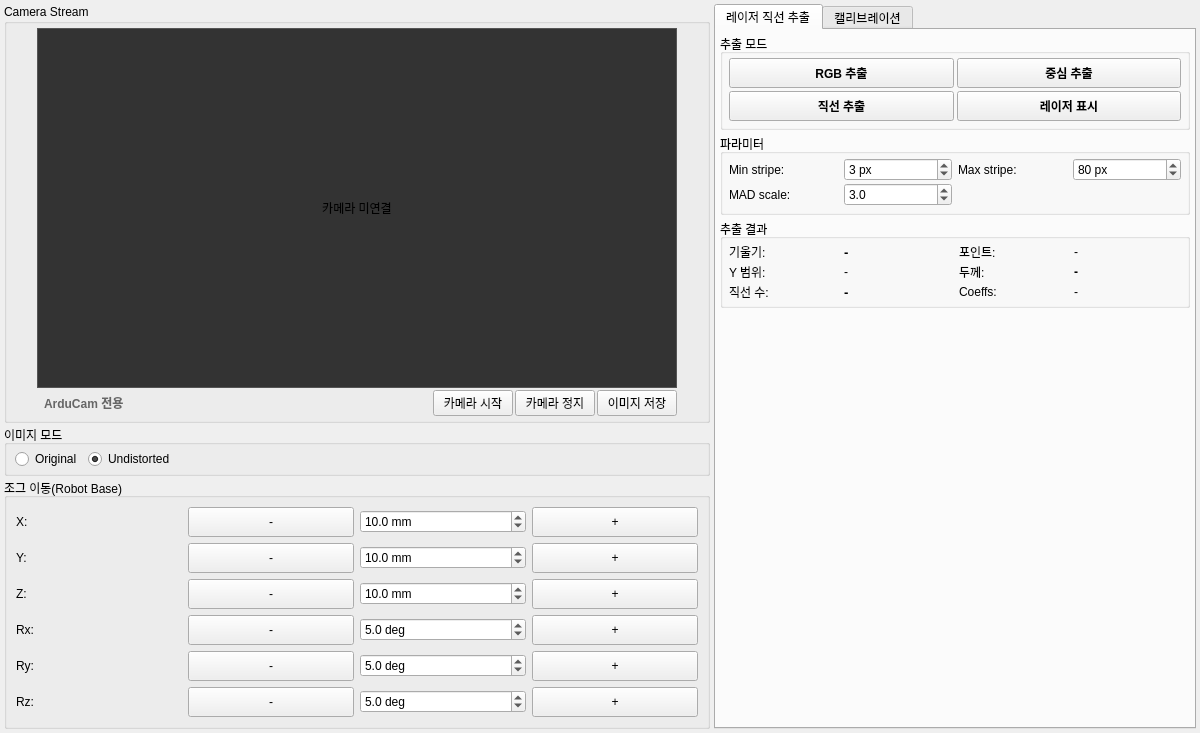
<?xml version="1.0" encoding="UTF-8"?>
<ui version="4.0">
 <class>TabLaserCalibration</class>
 <widget class="QWidget" name="TabLaserCalibration">
  <property name="geometry">
   <rect>
    <x>0</x>
    <y>0</y>
    <width>1200</width>
    <height>700</height>
   </rect>
  </property>
  <layout class="QHBoxLayout" name="horizontalLayoutMain">
   <property name="spacing">
    <number>4</number>
   </property>
   <property name="leftMargin">
    <number>4</number>
   </property>
   <property name="topMargin">
    <number>4</number>
   </property>
   <property name="rightMargin">
    <number>4</number>
   </property>
   <property name="bottomMargin">
    <number>4</number>
   </property>

   <!-- ========== LEFT PANEL: Camera + Jog ========== -->
   <item>
    <widget class="QWidget" name="widgetLeft">
     <layout class="QVBoxLayout" name="verticalLayoutLeft">
      <property name="spacing">
       <number>2</number>
      </property>
      <property name="leftMargin">
       <number>0</number>
      </property>
      <property name="topMargin">
       <number>0</number>
      </property>
      <property name="rightMargin">
       <number>0</number>
      </property>
      <property name="bottomMargin">
       <number>0</number>
      </property>

      <!-- Camera Stream -->
      <item>
       <widget class="QGroupBox" name="groupCameraStream">
        <property name="title">
         <string>Camera Stream</string>
        </property>
        <property name="maximumSize">
         <size>
          <width>710</width>
          <height>16777215</height>
         </size>
        </property>
        <layout class="QVBoxLayout" name="verticalLayoutCamera">
         <property name="spacing">
          <number>2</number>
         </property>
         <property name="leftMargin">
          <number>30</number>
         </property>
         <property name="topMargin">
          <number>4</number>
         </property>
         <property name="rightMargin">
          <number>30</number>
         </property>
         <property name="bottomMargin">
          <number>4</number>
         </property>
         <item>
          <widget class="QLabel" name="labelCameraView">
           <property name="sizePolicy">
            <sizepolicy hsizetype="Fixed" vsizetype="Fixed">
             <horstretch>0</horstretch>
             <verstretch>0</verstretch>
            </sizepolicy>
           </property>
           <property name="minimumSize">
            <size>
             <width>640</width>
             <height>360</height>
            </size>
           </property>
           <property name="maximumSize">
            <size>
             <width>640</width>
             <height>360</height>
            </size>
           </property>
           <property name="styleSheet">
            <string>background-color: #333333; border: 1px solid #555555;</string>
           </property>
           <property name="text">
            <string>카메라 미연결</string>
           </property>
           <property name="alignment">
            <set>Qt::AlignCenter</set>
           </property>
          </widget>
         </item>
         <item>
          <layout class="QHBoxLayout" name="horizontalLayoutCameraButtons">
           <item>
            <widget class="QLabel" name="labelCameraType">
             <property name="text">
              <string>ArduCam 전용</string>
             </property>
             <property name="styleSheet">
              <string>font-weight: bold; color: #666; padding: 4px;</string>
             </property>
            </widget>
           </item>
           <item>
            <spacer name="horizontalSpacerCameraLabel">
             <property name="orientation">
              <enum>Qt::Horizontal</enum>
             </property>
             <property name="sizeHint" stdset="0">
              <size>
               <width>20</width>
               <height>20</height>
              </size>
             </property>
            </spacer>
           </item>
           <item>
            <widget class="QPushButton" name="btnStartCamera">
             <property name="text">
              <string>카메라 시작</string>
             </property>
            </widget>
           </item>
           <item>
            <widget class="QPushButton" name="btnStopCamera">
             <property name="text">
              <string>카메라 정지</string>
             </property>
            </widget>
           </item>
           <item>
            <widget class="QPushButton" name="btnSaveImage">
             <property name="text">
              <string>이미지 저장</string>
             </property>
            </widget>
           </item>
          </layout>
         </item>
        </layout>
       </widget>
      </item>

      <!-- 이미지 모드 (좌측 카메라 아래) -->
      <item>
       <widget class="QGroupBox" name="groupImageMode">
        <property name="sizePolicy">
         <sizepolicy hsizetype="Preferred" vsizetype="Fixed">
          <horstretch>0</horstretch>
          <verstretch>0</verstretch>
         </sizepolicy>
        </property>
        <property name="title">
         <string>이미지 모드</string>
        </property>
        <layout class="QHBoxLayout" name="horizontalLayoutImageMode">
         <property name="leftMargin"><number>8</number></property>
         <property name="topMargin"><number>4</number></property>
         <property name="rightMargin"><number>8</number></property>
         <property name="bottomMargin"><number>4</number></property>
         <item>
          <widget class="QRadioButton" name="radioOriginal">
           <property name="text">
            <string>Original</string>
           </property>
          </widget>
         </item>
         <item>
          <widget class="QRadioButton" name="radioUndistorted">
           <property name="text">
            <string>Undistorted</string>
           </property>
           <property name="checked">
            <bool>true</bool>
           </property>
          </widget>
         </item>
         <item>
          <spacer name="horizontalSpacerImageMode">
           <property name="orientation">
            <enum>Qt::Horizontal</enum>
           </property>
           <property name="sizeHint" stdset="0">
            <size>
             <width>40</width>
             <height>20</height>
            </size>
           </property>
          </spacer>
         </item>
        </layout>
       </widget>
      </item>

      <!-- 조그 이동(Robot Base) -->
      <item>
       <widget class="QGroupBox" name="groupJogMove">
        <property name="title">
         <string>조그 이동(Robot Base)</string>
        </property>
        <layout class="QVBoxLayout" name="verticalLayoutJog">
         <item>
          <layout class="QGridLayout" name="gridLayoutJog">
           <!-- X축 -->
           <item row="0" column="0">
            <widget class="QLabel" name="labelJogX">
             <property name="text"><string>X:</string></property>
            </widget>
           </item>
           <item row="0" column="1">
            <widget class="QPushButton" name="btnJogXMinus">
             <property name="text"><string>-</string></property>
             <property name="minimumSize"><size><width>40</width><height>30</height></size></property>
            </widget>
           </item>
           <item row="0" column="2">
            <widget class="QDoubleSpinBox" name="spinJogStepX">
             <property name="suffix"><string> mm</string></property>
             <property name="decimals"><number>1</number></property>
             <property name="minimum"><double>0.100000000000000</double></property>
             <property name="maximum"><double>100.000000000000000</double></property>
             <property name="value"><double>10.000000000000000</double></property>
            </widget>
           </item>
           <item row="0" column="3">
            <widget class="QPushButton" name="btnJogXPlus">
             <property name="text"><string>+</string></property>
             <property name="minimumSize"><size><width>40</width><height>30</height></size></property>
            </widget>
           </item>
           <!-- Y축 -->
           <item row="1" column="0">
            <widget class="QLabel" name="labelJogY">
             <property name="text"><string>Y:</string></property>
            </widget>
           </item>
           <item row="1" column="1">
            <widget class="QPushButton" name="btnJogYMinus">
             <property name="text"><string>-</string></property>
             <property name="minimumSize"><size><width>40</width><height>30</height></size></property>
            </widget>
           </item>
           <item row="1" column="2">
            <widget class="QDoubleSpinBox" name="spinJogStepY">
             <property name="suffix"><string> mm</string></property>
             <property name="decimals"><number>1</number></property>
             <property name="minimum"><double>0.100000000000000</double></property>
             <property name="maximum"><double>100.000000000000000</double></property>
             <property name="value"><double>10.000000000000000</double></property>
            </widget>
           </item>
           <item row="1" column="3">
            <widget class="QPushButton" name="btnJogYPlus">
             <property name="text"><string>+</string></property>
             <property name="minimumSize"><size><width>40</width><height>30</height></size></property>
            </widget>
           </item>
           <!-- Z축 -->
           <item row="2" column="0">
            <widget class="QLabel" name="labelJogZ">
             <property name="text"><string>Z:</string></property>
            </widget>
           </item>
           <item row="2" column="1">
            <widget class="QPushButton" name="btnJogZMinus">
             <property name="text"><string>-</string></property>
             <property name="minimumSize"><size><width>40</width><height>30</height></size></property>
            </widget>
           </item>
           <item row="2" column="2">
            <widget class="QDoubleSpinBox" name="spinJogStepZ">
             <property name="suffix"><string> mm</string></property>
             <property name="decimals"><number>1</number></property>
             <property name="minimum"><double>0.100000000000000</double></property>
             <property name="maximum"><double>100.000000000000000</double></property>
             <property name="value"><double>10.000000000000000</double></property>
            </widget>
           </item>
           <item row="2" column="3">
            <widget class="QPushButton" name="btnJogZPlus">
             <property name="text"><string>+</string></property>
             <property name="minimumSize"><size><width>40</width><height>30</height></size></property>
            </widget>
           </item>
           <!-- Rx축 -->
           <item row="3" column="0">
            <widget class="QLabel" name="labelJogRx">
             <property name="text"><string>Rx:</string></property>
            </widget>
           </item>
           <item row="3" column="1">
            <widget class="QPushButton" name="btnJogRxMinus">
             <property name="text"><string>-</string></property>
             <property name="minimumSize"><size><width>40</width><height>30</height></size></property>
            </widget>
           </item>
           <item row="3" column="2">
            <widget class="QDoubleSpinBox" name="spinJogStepRx">
             <property name="suffix"><string> deg</string></property>
             <property name="decimals"><number>1</number></property>
             <property name="minimum"><double>0.100000000000000</double></property>
             <property name="maximum"><double>90.000000000000000</double></property>
             <property name="value"><double>5.000000000000000</double></property>
            </widget>
           </item>
           <item row="3" column="3">
            <widget class="QPushButton" name="btnJogRxPlus">
             <property name="text"><string>+</string></property>
             <property name="minimumSize"><size><width>40</width><height>30</height></size></property>
            </widget>
           </item>
           <!-- Ry축 -->
           <item row="4" column="0">
            <widget class="QLabel" name="labelJogRy">
             <property name="text"><string>Ry:</string></property>
            </widget>
           </item>
           <item row="4" column="1">
            <widget class="QPushButton" name="btnJogRyMinus">
             <property name="text"><string>-</string></property>
             <property name="minimumSize"><size><width>40</width><height>30</height></size></property>
            </widget>
           </item>
           <item row="4" column="2">
            <widget class="QDoubleSpinBox" name="spinJogStepRy">
             <property name="suffix"><string> deg</string></property>
             <property name="decimals"><number>1</number></property>
             <property name="minimum"><double>0.100000000000000</double></property>
             <property name="maximum"><double>90.000000000000000</double></property>
             <property name="value"><double>5.000000000000000</double></property>
            </widget>
           </item>
           <item row="4" column="3">
            <widget class="QPushButton" name="btnJogRyPlus">
             <property name="text"><string>+</string></property>
             <property name="minimumSize"><size><width>40</width><height>30</height></size></property>
            </widget>
           </item>
           <!-- Rz축 -->
           <item row="5" column="0">
            <widget class="QLabel" name="labelJogRz">
             <property name="text"><string>Rz:</string></property>
            </widget>
           </item>
           <item row="5" column="1">
            <widget class="QPushButton" name="btnJogRzMinus">
             <property name="text"><string>-</string></property>
             <property name="minimumSize"><size><width>40</width><height>30</height></size></property>
            </widget>
           </item>
           <item row="5" column="2">
            <widget class="QDoubleSpinBox" name="spinJogStepRz">
             <property name="suffix"><string> deg</string></property>
             <property name="decimals"><number>1</number></property>
             <property name="minimum"><double>0.100000000000000</double></property>
             <property name="maximum"><double>90.000000000000000</double></property>
             <property name="value"><double>5.000000000000000</double></property>
            </widget>
           </item>
           <item row="5" column="3">
            <widget class="QPushButton" name="btnJogRzPlus">
             <property name="text"><string>+</string></property>
             <property name="minimumSize"><size><width>40</width><height>30</height></size></property>
            </widget>
           </item>
          </layout>
         </item>
        </layout>
       </widget>
      </item>

      <!-- Spacer -->
      <item>
       <spacer name="verticalSpacerLeft">
        <property name="orientation">
         <enum>Qt::Vertical</enum>
        </property>
        <property name="sizeHint" stdset="0">
         <size>
          <width>20</width>
          <height>40</height>
         </size>
        </property>
       </spacer>
      </item>

     </layout>
    </widget>
   </item>

   <!-- ========== RIGHT PANEL: Tab Widget ========== -->
   <item>
    <widget class="QWidget" name="widgetRight">
     <property name="minimumSize">
      <size>
       <width>460</width>
       <height>0</height>
      </size>
     </property>
     <layout class="QVBoxLayout" name="verticalLayoutRight">
      <property name="spacing">
       <number>0</number>
      </property>
      <property name="leftMargin"><number>0</number></property>
      <property name="topMargin"><number>0</number></property>
      <property name="rightMargin"><number>0</number></property>
      <property name="bottomMargin"><number>0</number></property>

      <item>
       <widget class="QTabWidget" name="tabWidgetRight">
        <property name="currentIndex">
         <number>0</number>
        </property>

        <!-- ===== TAB 1: 레이저 직선 추출 ===== -->
        <widget class="QWidget" name="tabLaserExtract">
         <attribute name="title">
          <string>레이저 직선 추출</string>
         </attribute>
         <layout class="QVBoxLayout" name="verticalLayoutTabLaser">
          <property name="spacing"><number>4</number></property>
          <property name="leftMargin"><number>4</number></property>
          <property name="topMargin"><number>4</number></property>
          <property name="rightMargin"><number>4</number></property>
          <property name="bottomMargin"><number>4</number></property>

          <!-- 추출 모드 버튼 2x2 -->
          <item>
           <widget class="QGroupBox" name="groupLaser">
            <property name="title">
             <string>추출 모드</string>
            </property>
            <layout class="QVBoxLayout" name="verticalLayoutLaser">
             <property name="spacing"><number>4</number></property>
             <property name="leftMargin"><number>6</number></property>
             <property name="topMargin"><number>4</number></property>
             <property name="rightMargin"><number>6</number></property>
             <property name="bottomMargin"><number>6</number></property>
             <item>
              <layout class="QGridLayout" name="gridLayoutLaserButtons">
               <property name="spacing"><number>3</number></property>
               <item row="0" column="0">
                <widget class="QPushButton" name="btnRgbMask">
                 <property name="text"><string>RGB 추출</string></property>
                 <property name="checkable"><bool>true</bool></property>
                 <property name="styleSheet">
                  <string>QPushButton { padding: 5px 4px; font-weight: bold; font-size: 12px; }
QPushButton:checked { background-color: #F44336; color: white; }</string>
                 </property>
                </widget>
               </item>
               <item row="0" column="1">
                <widget class="QPushButton" name="btnConvCenter">
                 <property name="text"><string>중심 추출</string></property>
                 <property name="checkable"><bool>true</bool></property>
                 <property name="styleSheet">
                  <string>QPushButton { padding: 5px 4px; font-weight: bold; font-size: 12px; }
QPushButton:checked { background-color: #4CAF50; color: white; }</string>
                 </property>
                </widget>
               </item>
               <item row="1" column="0">
                <widget class="QPushButton" name="btnFitLines">
                 <property name="text"><string>직선 추출</string></property>
                 <property name="checkable"><bool>true</bool></property>
                 <property name="styleSheet">
                  <string>QPushButton { padding: 5px 4px; font-weight: bold; font-size: 12px; }
QPushButton:checked { background-color: #2196F3; color: white; }</string>
                 </property>
                </widget>
               </item>
               <item row="1" column="1">
                <widget class="QPushButton" name="btnToggleLaser">
                 <property name="text"><string>레이저 표시</string></property>
                 <property name="checkable"><bool>true</bool></property>
                 <property name="styleSheet">
                  <string>QPushButton { padding: 5px 4px; font-weight: bold; font-size: 12px; }
QPushButton:checked { background-color: #E91E96; color: white; }</string>
                 </property>
                </widget>
               </item>
              </layout>
             </item>
            </layout>
           </widget>
          </item>

          <!-- 파라미터 -->
          <item>
           <widget class="QGroupBox" name="groupParams">
            <property name="title">
             <string>파라미터</string>
            </property>
            <layout class="QGridLayout" name="gridLayoutParams">
             <property name="horizontalSpacing"><number>6</number></property>
             <property name="verticalSpacing"><number>2</number></property>
             <property name="leftMargin"><number>6</number></property>
             <property name="topMargin"><number>4</number></property>
             <property name="rightMargin"><number>6</number></property>
             <property name="bottomMargin"><number>6</number></property>
             <item row="0" column="0">
              <widget class="QLabel" name="labelMinStripe">
               <property name="text"><string>Min stripe:</string></property>
              </widget>
             </item>
             <item row="0" column="1">
              <widget class="QDoubleSpinBox" name="spinMinStripe">
               <property name="decimals"><number>0</number></property>
               <property name="minimum"><double>1.000000000000000</double></property>
               <property name="maximum"><double>50.000000000000000</double></property>
               <property name="value"><double>3.000000000000000</double></property>
               <property name="suffix"><string> px</string></property>
              </widget>
             </item>
             <item row="0" column="2">
              <widget class="QLabel" name="labelMaxStripe">
               <property name="text"><string>Max stripe:</string></property>
              </widget>
             </item>
             <item row="0" column="3">
              <widget class="QDoubleSpinBox" name="spinMaxStripe">
               <property name="decimals"><number>0</number></property>
               <property name="minimum"><double>10.000000000000000</double></property>
               <property name="maximum"><double>200.000000000000000</double></property>
               <property name="value"><double>80.000000000000000</double></property>
               <property name="suffix"><string> px</string></property>
              </widget>
             </item>
             <item row="1" column="0">
              <widget class="QLabel" name="labelMadScale">
               <property name="text"><string>MAD scale:</string></property>
              </widget>
             </item>
             <item row="1" column="1">
              <widget class="QDoubleSpinBox" name="spinMadScale">
               <property name="decimals"><number>1</number></property>
               <property name="minimum"><double>1.000000000000000</double></property>
               <property name="maximum"><double>10.000000000000000</double></property>
               <property name="value"><double>3.000000000000000</double></property>
              </widget>
             </item>
            </layout>
           </widget>
          </item>

          <!-- 추출 결과 -->
          <item>
           <widget class="QGroupBox" name="groupResult">
            <property name="title">
             <string>추출 결과</string>
            </property>
            <layout class="QGridLayout" name="gridLayoutResult">
             <property name="horizontalSpacing"><number>8</number></property>
             <property name="verticalSpacing"><number>2</number></property>
             <property name="leftMargin"><number>6</number></property>
             <property name="topMargin"><number>4</number></property>
             <property name="rightMargin"><number>6</number></property>
             <property name="bottomMargin"><number>4</number></property>
             <item row="0" column="0">
              <widget class="QLabel" name="labelAngleLabel">
               <property name="text"><string>기울기:</string></property>
              </widget>
             </item>
             <item row="0" column="1">
              <widget class="QLabel" name="labelAngle">
               <property name="text"><string>-</string></property>
               <property name="styleSheet"><string>font-weight: bold; font-size: 13px;</string></property>
              </widget>
             </item>
             <item row="0" column="2">
              <widget class="QLabel" name="labelPointsLabel">
               <property name="text"><string>포인트:</string></property>
              </widget>
             </item>
             <item row="0" column="3">
              <widget class="QLabel" name="labelPoints">
               <property name="text"><string>-</string></property>
              </widget>
             </item>
             <item row="1" column="0">
              <widget class="QLabel" name="labelYRangeLabel">
               <property name="text"><string>Y 범위:</string></property>
              </widget>
             </item>
             <item row="1" column="1">
              <widget class="QLabel" name="labelYRange">
               <property name="text"><string>-</string></property>
              </widget>
             </item>
             <item row="1" column="2">
              <widget class="QLabel" name="labelWidthLabel">
               <property name="text"><string>두께:</string></property>
              </widget>
             </item>
             <item row="1" column="3">
              <widget class="QLabel" name="labelWidth">
               <property name="text"><string>-</string></property>
               <property name="styleSheet"><string>font-weight: bold;</string></property>
              </widget>
             </item>
             <item row="2" column="0">
              <widget class="QLabel" name="labelLineCountLabel">
               <property name="text"><string>직선 수:</string></property>
              </widget>
             </item>
             <item row="2" column="1">
              <widget class="QLabel" name="labelLineCount">
               <property name="text"><string>-</string></property>
               <property name="styleSheet"><string>font-weight: bold; font-size: 13px;</string></property>
              </widget>
             </item>
             <item row="2" column="2">
              <widget class="QLabel" name="labelCoeffsLabel">
               <property name="text"><string>Coeffs:</string></property>
              </widget>
             </item>
             <item row="2" column="3">
              <widget class="QLabel" name="labelCoeffs">
               <property name="text"><string>-</string></property>
               <property name="wordWrap"><bool>true</bool></property>
              </widget>
             </item>
            </layout>
           </widget>
          </item>

          <!-- Spacer -->
          <item>
           <spacer name="verticalSpacerTabLaser">
            <property name="orientation"><enum>Qt::Vertical</enum></property>
            <property name="sizeHint" stdset="0">
             <size><width>20</width><height>40</height></size>
            </property>
           </spacer>
          </item>

         </layout>
        </widget>

        <!-- ===== TAB 2: 캘리브레이션 ===== -->
        <widget class="QWidget" name="tabCalibration">
         <attribute name="title">
          <string>캘리브레이션</string>
         </attribute>
         <layout class="QVBoxLayout" name="verticalLayoutTabCalib">
          <property name="spacing"><number>4</number></property>
          <property name="leftMargin"><number>4</number></property>
          <property name="topMargin"><number>4</number></property>
          <property name="rightMargin"><number>4</number></property>
          <property name="bottomMargin"><number>4</number></property>

          <!-- 캘리브레이션 설정 -->
          <item>
           <widget class="QGroupBox" name="groupCalibSettings">
            <property name="title">
             <string>캘리브레이션 설정</string>
            </property>
            <layout class="QGridLayout" name="gridLayoutCalibSettings">
             <property name="horizontalSpacing"><number>6</number></property>
             <property name="verticalSpacing"><number>4</number></property>
             <property name="leftMargin"><number>6</number></property>
             <property name="topMargin"><number>6</number></property>
             <property name="rightMargin"><number>6</number></property>
             <property name="bottomMargin"><number>6</number></property>
             <item row="0" column="0">
              <widget class="QLabel" name="labelTargetYLabel">
               <property name="text"><string>레이저 목표 Y 위치:</string></property>
               <property name="toolTip"><string>ArUco 중심선 기준 수직 오프셋 (양수=아래)</string></property>
              </widget>
             </item>
             <item row="0" column="1">
              <widget class="QSpinBox" name="spinTargetLaserY">
               <property name="suffix"><string> px</string></property>
               <property name="minimum"><number>-200</number></property>
               <property name="maximum"><number>200</number></property>
               <property name="value"><number>30</number></property>
               <property name="toolTip"><string>ArUco 마커 흰색 바탕 아래 위치 (기본 30px)</string></property>
              </widget>
             </item>
             <item row="1" column="0">
              <widget class="QLabel" name="labelXStepLabel">
               <property name="text"><string>X 이동 스텝:</string></property>
              </widget>
             </item>
             <item row="1" column="1">
              <widget class="QDoubleSpinBox" name="spinXMoveStep">
               <property name="suffix"><string> mm</string></property>
               <property name="decimals"><number>1</number></property>
               <property name="minimum"><double>1.000000000000000</double></property>
               <property name="maximum"><double>50.000000000000000</double></property>
               <property name="value"><double>10.000000000000000</double></property>
              </widget>
             </item>
             <item row="2" column="0">
              <widget class="QLabel" name="labelRepeatCountLabel">
               <property name="text"><string>반복 횟수:</string></property>
              </widget>
             </item>
             <item row="2" column="1">
              <widget class="QSpinBox" name="spinRepeatCount">
               <property name="minimum"><number>2</number></property>
               <property name="maximum"><number>20</number></property>
               <property name="value"><number>5</number></property>
              </widget>
             </item>
            </layout>
           </widget>
          </item>

          <!-- 캘리브레이션 실행 -->
          <item>
           <widget class="QGroupBox" name="groupCalibExec">
            <property name="title">
             <string>캘리브레이션 실행</string>
            </property>
            <layout class="QVBoxLayout" name="verticalLayoutCalibExec">
             <property name="spacing"><number>4</number></property>
             <property name="leftMargin"><number>6</number></property>
             <property name="topMargin"><number>6</number></property>
             <property name="rightMargin"><number>6</number></property>
             <property name="bottomMargin"><number>6</number></property>

             <!-- Step indicator -->
             <item>
              <widget class="QLabel" name="labelCalibStep">
               <property name="text"><string>대기 중</string></property>
               <property name="styleSheet">
                <string>font-weight: bold; color: #555; padding: 2px 4px; background-color: #f0f0f0; border: 1px solid #ccc; border-radius: 3px;</string>
               </property>
               <property name="alignment"><set>Qt::AlignCenter</set></property>
              </widget>
             </item>

             <!-- Row 1: 1~3 -->
             <item>
              <layout class="QHBoxLayout" name="horizontalLayoutCalibRow1">
               <property name="spacing"><number>3</number></property>
               <item>
                <widget class="QPushButton" name="btnAlignAruco">
                 <property name="text"><string>1. ArUco 정렬</string></property>
                 <property name="styleSheet"><string>QPushButton { padding: 5px 3px; }</string></property>
                </widget>
               </item>
               <item>
                <widget class="QPushButton" name="btnAdjustZ">
                 <property name="text"><string>2. Z 조정</string></property>
                 <property name="styleSheet"><string>QPushButton { padding: 5px 3px; }</string></property>
                </widget>
               </item>
               <item>
                <widget class="QPushButton" name="btnSavePosition">
                 <property name="text"><string>3. 위치 저장</string></property>
                 <property name="styleSheet"><string>QPushButton { padding: 5px 3px; }</string></property>
                </widget>
               </item>
              </layout>
             </item>

             <!-- Row 2: 4~5 -->
             <item>
              <layout class="QHBoxLayout" name="horizontalLayoutCalibRow2">
               <property name="spacing"><number>3</number></property>
               <item>
                <widget class="QPushButton" name="btnMoveXAdjustZ">
                 <property name="text"><string>4. X 이동 + Z 재조정</string></property>
                 <property name="styleSheet"><string>QPushButton { padding: 5px 3px; }</string></property>
                </widget>
               </item>
               <item>
                <widget class="QPushButton" name="btnSaveCompare">
                 <property name="text"><string>5. 비교 저장</string></property>
                 <property name="styleSheet"><string>QPushButton { padding: 5px 3px; }</string></property>
                </widget>
               </item>
              </layout>
             </item>

             <!-- 자동 캘리브레이션 -->
             <item>
              <widget class="QPushButton" name="btnAutoCalib">
               <property name="text"><string>자동 캘리브레이션</string></property>
               <property name="minimumSize"><size><width>0</width><height>36</height></size></property>
               <property name="styleSheet">
                <string>QPushButton {
    padding: 8px;
    font-weight: bold;
    font-size: 14px;
    background-color: #1565C0;
    color: white;
    border-radius: 4px;
}
QPushButton:hover {
    background-color: #1976D2;
}
QPushButton:pressed {
    background-color: #0D47A1;
}
QPushButton:disabled {
    background-color: #90A4AE;
    color: #eceff1;
}</string>
               </property>
              </widget>
             </item>

             <!-- Progress bar -->
             <item>
              <widget class="QProgressBar" name="progressCalib">
               <property name="value"><number>0</number></property>
               <property name="textVisible"><bool>true</bool></property>
               <property name="format"><string>%v / %m</string></property>
              </widget>
             </item>

            </layout>
           </widget>
          </item>

          <!-- 캘리브레이션 데이터 -->
          <item>
           <widget class="QGroupBox" name="groupCalibData">
            <property name="sizePolicy">
             <sizepolicy hsizetype="Preferred" vsizetype="Expanding">
              <horstretch>0</horstretch>
              <verstretch>1</verstretch>
             </sizepolicy>
            </property>
            <property name="title">
             <string>캘리브레이션 데이터</string>
            </property>
            <layout class="QVBoxLayout" name="verticalLayoutCalibData">
             <property name="spacing"><number>4</number></property>
             <property name="leftMargin"><number>4</number></property>
             <property name="topMargin"><number>4</number></property>
             <property name="rightMargin"><number>4</number></property>
             <property name="bottomMargin"><number>4</number></property>

             <item>
              <widget class="QTableWidget" name="tableCalibData">
               <property name="sizePolicy">
                <sizepolicy hsizetype="Expanding" vsizetype="Expanding">
                 <horstretch>0</horstretch>
                 <verstretch>0</verstretch>
                </sizepolicy>
               </property>
               <property name="editTriggers"><set>QAbstractItemView::NoEditTriggers</set></property>
               <property name="selectionMode"><enum>QAbstractItemView::SingleSelection</enum></property>
               <property name="selectionBehavior"><enum>QAbstractItemView::SelectRows</enum></property>
               <property name="columnCount"><number>7</number></property>
               <column><property name="text"><string>#</string></property></column>
               <column><property name="text"><string>X1(mm)</string></property></column>
               <column><property name="text"><string>Z1(mm)</string></property></column>
               <column><property name="text"><string>X2(mm)</string></property></column>
               <column><property name="text"><string>Z2(mm)</string></property></column>
               <column><property name="text"><string>ΔX(mm)</string></property></column>
               <column><property name="text"><string>ΔZ(mm)</string></property></column>
              </widget>
             </item>

             <item>
              <layout class="QHBoxLayout" name="horizontalLayoutCalibDataButtons">
               <item>
                <spacer name="horizontalSpacerCalibData">
                 <property name="orientation"><enum>Qt::Horizontal</enum></property>
                 <property name="sizeHint" stdset="0">
                  <size><width>40</width><height>20</height></size>
                 </property>
                </spacer>
               </item>
               <item>
                <widget class="QPushButton" name="btnClearCalibData">
                 <property name="text"><string>초기화</string></property>
                </widget>
               </item>
               <item>
                <widget class="QPushButton" name="btnSaveCalibResult">
                 <property name="text"><string>결과 저장</string></property>
                </widget>
               </item>
              </layout>
             </item>

            </layout>
           </widget>
          </item>

         </layout>
        </widget>

       </widget>
      </item>

     </layout>
    </widget>
   </item>

  </layout>
 </widget>
 <resources/>
 <connections/>
</ui>
